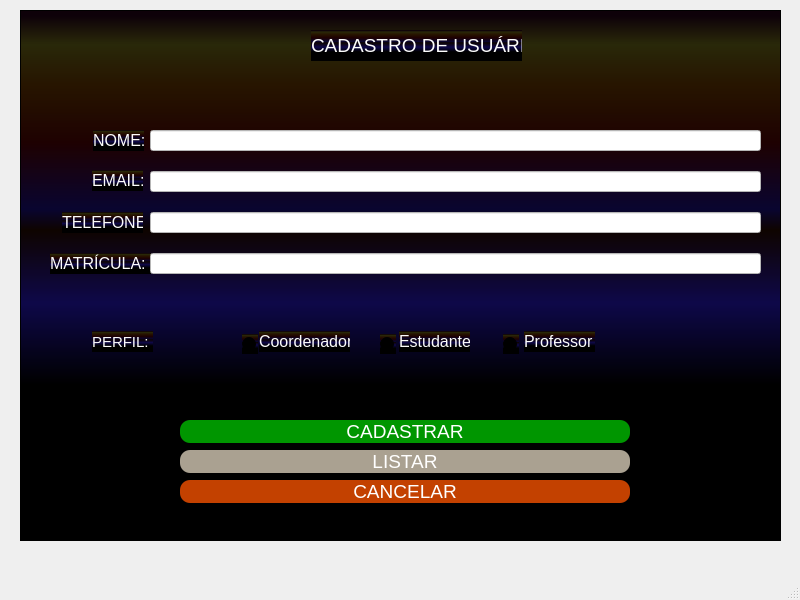
<?xml version="1.0" encoding="UTF-8"?>
<ui version="4.0">
 <class>MainWindow</class>
 <widget class="QMainWindow" name="MainWindow">
  <property name="geometry">
   <rect>
    <x>0</x>
    <y>0</y>
    <width>800</width>
    <height>600</height>
   </rect>
  </property>
  <property name="windowTitle">
   <string>MainWindow</string>
  </property>
  <widget class="QWidget" name="centralwidget">
   <widget class="QFrame" name="frame">
    <property name="geometry">
     <rect>
      <x>20</x>
      <y>10</y>
      <width>761</width>
      <height>531</height>
     </rect>
    </property>
    <property name="styleSheet">
     <string notr="true">background-color: qlineargradient(spread:pad, x1:0, y1:1, x2:0, y2:0, stop:0.295455 rgba(0, 0, 0, 255), stop:0.448864 rgba(14, 8, 73, 255), stop:0.585227 rgba(14, 4, 0, 255), stop:0.625 rgba(9, 5, 48, 255), stop:0.75 rgba(30, 1, 1, 255), stop:0.86 rgba(39, 21, 0, 255), stop:0.935 rgba(41, 40, 9, 255), stop:0.988636 rgba(14, 1, 9, 255));</string>
    </property>
    <property name="frameShape">
     <enum>QFrame::StyledPanel</enum>
    </property>
    <property name="frameShadow">
     <enum>QFrame::Raised</enum>
    </property>
    <widget class="QLabel" name="label">
     <property name="geometry">
      <rect>
       <x>291</x>
       <y>20</y>
       <width>211</width>
       <height>31</height>
      </rect>
     </property>
     <property name="font">
      <font>
       <pointsize>14</pointsize>
      </font>
     </property>
     <property name="styleSheet">
      <string notr="true">color: rgb(252, 252, 252);</string>
     </property>
     <property name="text">
      <string>CADASTRO DE USUÁRIO</string>
     </property>
    </widget>
    <widget class="QLabel" name="label_2">
     <property name="geometry">
      <rect>
       <x>73</x>
       <y>120</y>
       <width>51</width>
       <height>21</height>
      </rect>
     </property>
     <property name="font">
      <font>
       <pointsize>12</pointsize>
      </font>
     </property>
     <property name="styleSheet">
      <string notr="true">color: rgb(252, 252, 252);
</string>
     </property>
     <property name="text">
      <string>NOME:</string>
     </property>
    </widget>
    <widget class="QLabel" name="label_3">
     <property name="geometry">
      <rect>
       <x>72</x>
       <y>160</y>
       <width>51</width>
       <height>21</height>
      </rect>
     </property>
     <property name="font">
      <font>
       <pointsize>12</pointsize>
      </font>
     </property>
     <property name="styleSheet">
      <string notr="true">color: rgb(252, 252, 252);</string>
     </property>
     <property name="text">
      <string>EMAIL:</string>
     </property>
    </widget>
    <widget class="QLabel" name="label_4">
     <property name="geometry">
      <rect>
       <x>42</x>
       <y>202</y>
       <width>81</width>
       <height>21</height>
      </rect>
     </property>
     <property name="font">
      <font>
       <pointsize>12</pointsize>
      </font>
     </property>
     <property name="styleSheet">
      <string notr="true">color: rgb(252, 252, 252);</string>
     </property>
     <property name="text">
      <string>TELEFONE:</string>
     </property>
    </widget>
    <widget class="QLabel" name="label_6">
     <property name="geometry">
      <rect>
       <x>30</x>
       <y>243</y>
       <width>101</width>
       <height>21</height>
      </rect>
     </property>
     <property name="font">
      <font>
       <pointsize>12</pointsize>
      </font>
     </property>
     <property name="styleSheet">
      <string notr="true">color: rgb(252, 252, 252);</string>
     </property>
     <property name="text">
      <string>MATRÍCULA:</string>
     </property>
    </widget>
    <widget class="QLineEdit" name="nome">
     <property name="geometry">
      <rect>
       <x>130</x>
       <y>120</y>
       <width>611</width>
       <height>21</height>
      </rect>
     </property>
     <property name="styleSheet">
      <string notr="true">background-color: rgb(255, 255, 255);</string>
     </property>
    </widget>
    <widget class="QLineEdit" name="email">
     <property name="geometry">
      <rect>
       <x>130</x>
       <y>161</y>
       <width>611</width>
       <height>21</height>
      </rect>
     </property>
     <property name="styleSheet">
      <string notr="true">background-color: rgb(255, 255, 255);</string>
     </property>
    </widget>
    <widget class="QLineEdit" name="telefone">
     <property name="geometry">
      <rect>
       <x>130</x>
       <y>202</y>
       <width>611</width>
       <height>21</height>
      </rect>
     </property>
     <property name="styleSheet">
      <string notr="true">background-color: rgb(255, 255, 255);</string>
     </property>
    </widget>
    <widget class="QLineEdit" name="matricula">
     <property name="geometry">
      <rect>
       <x>130</x>
       <y>243</y>
       <width>611</width>
       <height>21</height>
      </rect>
     </property>
     <property name="styleSheet">
      <string notr="true">background-color: rgb(255, 255, 255);</string>
     </property>
    </widget>
    <widget class="QLabel" name="label_7">
     <property name="geometry">
      <rect>
       <x>72</x>
       <y>321</y>
       <width>61</width>
       <height>21</height>
      </rect>
     </property>
     <property name="font">
      <font>
       <pointsize>11</pointsize>
      </font>
     </property>
     <property name="styleSheet">
      <string notr="true">color: rgb(252, 252, 252);</string>
     </property>
     <property name="text">
      <string>PERFIL:</string>
     </property>
    </widget>
    <widget class="QLabel" name="label_8">
     <property name="geometry">
      <rect>
       <x>239</x>
       <y>321</y>
       <width>91</width>
       <height>21</height>
      </rect>
     </property>
     <property name="font">
      <font>
       <pointsize>12</pointsize>
      </font>
     </property>
     <property name="styleSheet">
      <string notr="true">color: rgb(252, 252, 252);</string>
     </property>
     <property name="text">
      <string>Coordenador</string>
     </property>
    </widget>
    <widget class="QLabel" name="label_9">
     <property name="geometry">
      <rect>
       <x>379</x>
       <y>321</y>
       <width>71</width>
       <height>21</height>
      </rect>
     </property>
     <property name="font">
      <font>
       <pointsize>12</pointsize>
      </font>
     </property>
     <property name="styleSheet">
      <string notr="true">color: rgb(252, 252, 252);</string>
     </property>
     <property name="text">
      <string>Estudante</string>
     </property>
    </widget>
    <widget class="QLabel" name="label_12">
     <property name="geometry">
      <rect>
       <x>504</x>
       <y>321</y>
       <width>71</width>
       <height>21</height>
      </rect>
     </property>
     <property name="font">
      <font>
       <pointsize>12</pointsize>
      </font>
     </property>
     <property name="styleSheet">
      <string notr="true">color: rgb(252, 252, 252);</string>
     </property>
     <property name="text">
      <string>Professor</string>
     </property>
    </widget>
    <widget class="QRadioButton" name="coordenador">
     <property name="geometry">
      <rect>
       <x>222</x>
       <y>324</y>
       <width>16</width>
       <height>20</height>
      </rect>
     </property>
     <property name="text">
      <string/>
     </property>
    </widget>
    <widget class="QRadioButton" name="estudante">
     <property name="geometry">
      <rect>
       <x>360</x>
       <y>324</y>
       <width>16</width>
       <height>20</height>
      </rect>
     </property>
     <property name="text">
      <string/>
     </property>
    </widget>
    <widget class="QRadioButton" name="professor">
     <property name="geometry">
      <rect>
       <x>483</x>
       <y>324</y>
       <width>16</width>
       <height>20</height>
      </rect>
     </property>
     <property name="text">
      <string/>
     </property>
    </widget>
    <widget class="QPushButton" name="cadastrar">
     <property name="geometry">
      <rect>
       <x>160</x>
       <y>410</y>
       <width>450</width>
       <height>23</height>
      </rect>
     </property>
     <property name="font">
      <font>
       <pointsize>14</pointsize>
      </font>
     </property>
     <property name="styleSheet">
      <string notr="true">border-radius: 10;
color: rgb(255, 255, 255);
background-color: rgb(0, 150, 0);</string>
     </property>
     <property name="text">
      <string>CADASTRAR</string>
     </property>
    </widget>
    <widget class="QPushButton" name="cancelar">
     <property name="geometry">
      <rect>
       <x>160</x>
       <y>470</y>
       <width>450</width>
       <height>23</height>
      </rect>
     </property>
     <property name="font">
      <font>
       <pointsize>14</pointsize>
      </font>
     </property>
     <property name="styleSheet">
      <string notr="true">border-radius: 10;
color: rgb(255, 255, 255);
background-color: rgb(195, 65, 0);</string>
     </property>
     <property name="text">
      <string>CANCELAR</string>
     </property>
    </widget>
    <widget class="QPushButton" name="listar">
     <property name="geometry">
      <rect>
       <x>160</x>
       <y>440</y>
       <width>450</width>
       <height>23</height>
      </rect>
     </property>
     <property name="font">
      <font>
       <pointsize>14</pointsize>
      </font>
     </property>
     <property name="styleSheet">
      <string notr="true">border-radius: 10;
color: rgb(255, 255, 255);
background-color: rgb(170, 161, 145);</string>
     </property>
     <property name="text">
      <string>LISTAR</string>
     </property>
    </widget>
   </widget>
  </widget>
  <widget class="QMenuBar" name="menubar">
   <property name="geometry">
    <rect>
     <x>0</x>
     <y>0</y>
     <width>800</width>
     <height>21</height>
    </rect>
   </property>
  </widget>
  <widget class="QStatusBar" name="statusbar"/>
 </widget>
 <resources/>
 <connections/>
</ui>
